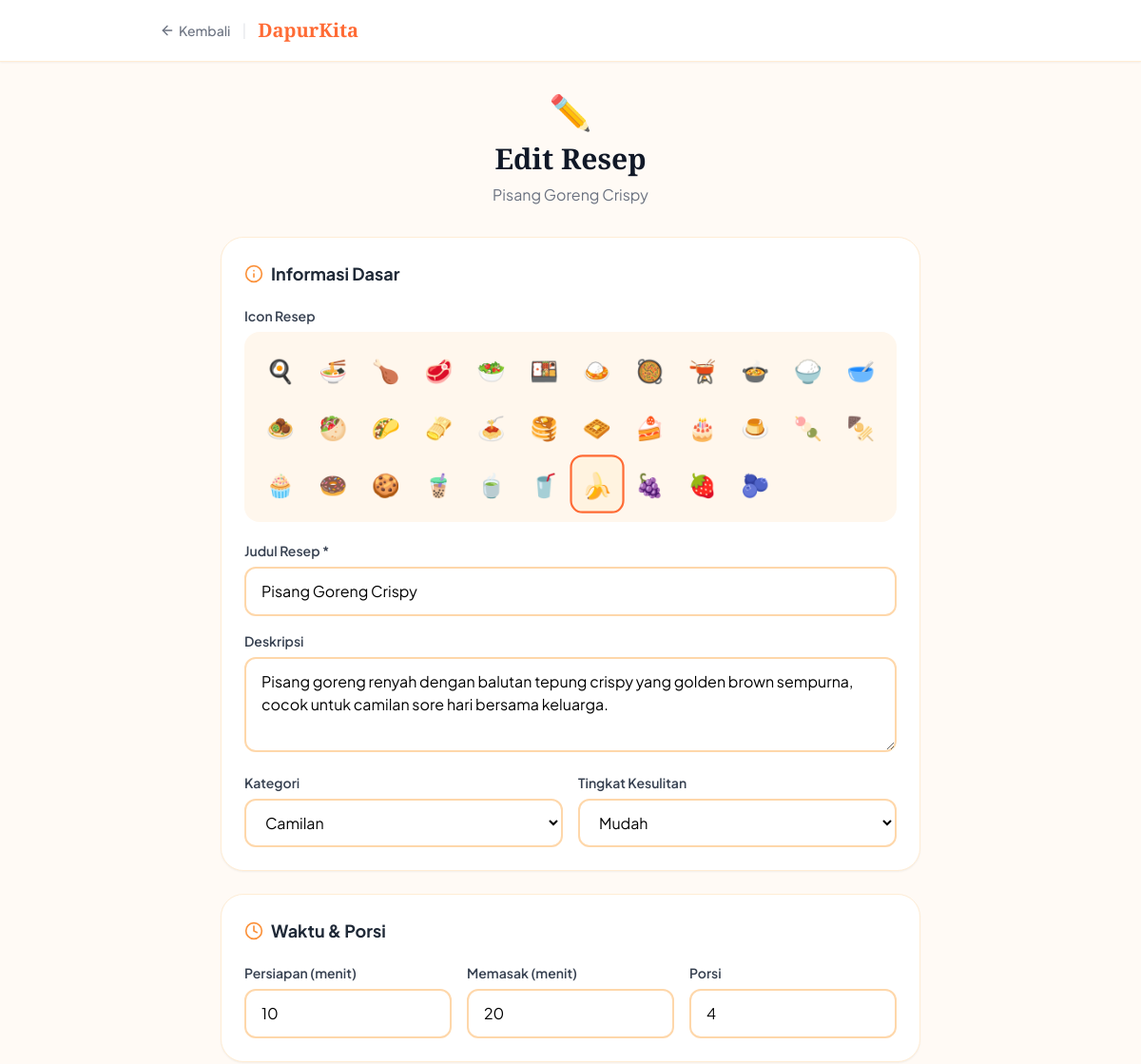
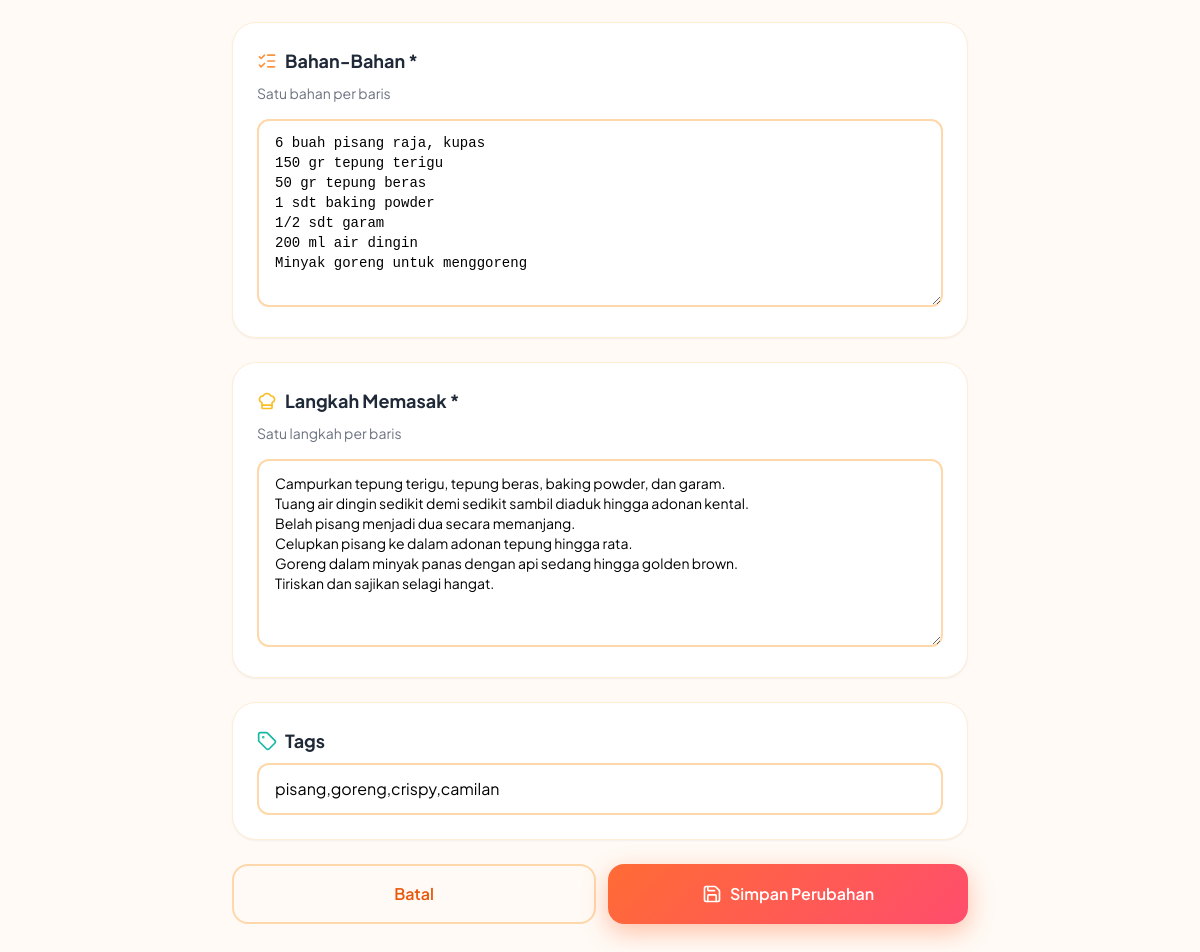
The app's page /edit.php?id=4 with its own data (2 pictures, top to bottom).
### tables this page shows
CREATE TABLE recipes (
        id INTEGER PRIMARY KEY AUTOINCREMENT,
        title TEXT NOT NULL,
        description TEXT,
        category_id INTEGER,
        prep_time INTEGER,
        cook_time INTEGER,
        servings INTEGER,
        difficulty TEXT,
        image_emoji TEXT,
        ingredients TEXT,
        steps TEXT,
        tags TEXT,
        created_at DATETIME DEFAULT CURRENT_TIMESTAMP,
        FOREIGN KEY(category_id) REFERENCES categories(id)
    );

CREATE TABLE categories (
        id INTEGER PRIMARY KEY AUTOINCREMENT,
        name TEXT NOT NULL,
        icon TEXT NOT NULL,
        color TEXT NOT NULL
    );

### edit.php (the view, shortened to what this page needs)
<?php
$db = initDB();
$id = isset($_GET['id']) ? (int)$_GET['id'] : 0;
$stmt = $db->prepare("SELECT * FROM recipes WHERE id = :id");
$stmt->bindValue(':id', $id);
$stmt->execute();
$recipe = $stmt->fetch(PDO::FETCH_ASSOC);
$categories = [];
$catResult = $db->query("SELECT * FROM categories");
while ($row = $catResult->fetch(PDO::FETCH_ASSOC)) $categories[] = $row;
$ingredients = json_decode($recipe['ingredients'], true) ?: [];
$steps = json_decode($recipe['steps'], true) ?: [];
$ingText = is_array($_POST['ingredients'] ?? null) ? $_POST['ingredients'] : implode("\n", $ingredients);
$stepsText = is_array($_POST['steps'] ?? null) ? $_POST['steps'] : implode("\n", $steps);
$emojis = ['🍳', '🍜', '🍗', '🥩', '🥗', '🍱', '🍛', '🥘', '🫕', '🍲', '🍚', '🥣', '🧆', '🥙', '🌮', '🫔', '🍝', '🥞', '🧇', '🍰', '🎂', '🍮', '🍡', '🍢', '🧁', '🍩', '🍪', '🧋', '🍵', '🥤', '🍌', '🍇', '🍓', '🫐'];
?>
<!DOCTYPE html>
<html lang="id">
<head>
    <script src="https://cdn.tailwindcss.com"></script>
</head>
<body class="min-h-screen">
    <nav class="bg-white shadow-sm sticky top-0 z-50 border-b border-orange-100">
        <div class="max-w-4xl mx-auto px-4 h-16 flex items-center gap-3">
            <a href="detail.php?id=<?= $id ?>" class="flex items-center gap-1 text-gray-500 hover:text-orange-500 transition text-sm font-medium">
                <i data-lucide="arrow-left" class="w-4 h-4"></i> Kembali
            </a>
            <span class="text-gray-200">|</span>
            <a href="index.php" class="text-xl font-bold" style="font-family:'Playfair Display',serif; color:#FF6B35;">DapurKita</a>
        </div>
    </nav>
    <div class="max-w-3xl mx-auto px-4 py-8">
        <div class="text-center mb-8">
            <div class="text-4xl mb-3">✏️</div>
            <h1 class="text-3xl font-bold font-display text-gray-900">Edit Resep</h1>
            <p class="text-gray-500 mt-2"><?= htmlspecialchars($recipe['title']) ?></p>
        </div>
        <form method="POST" class="space-y-6">
            <div class="bg-white rounded-3xl p-6 border border-orange-100 shadow-sm">
                <h2 class="text-lg font-bold text-gray-800 mb-5 flex items-center gap-2">
                    <i data-lucide="info" class="w-5 h-5 text-orange-400"></i> Informasi Dasar
                </h2>
                <div class="mb-5">
                    <label class="form-label">Icon Resep</label>
                    <div class="grid grid-cols-8 sm:grid-cols-12 gap-1 p-3 bg-orange-50 rounded-2xl">
                        <?php foreach ($emojis as $e): ?>
                            <div class="emoji-option <?= $recipe['image_emoji'] == $e ? 'selected' : '' ?>" onclick="selectEmoji('<?= $e ?>', this)"><?= $e ?></div>
                        <?php endforeach; ?>
                    </div>
                </div>
                <div class="mb-4">
                    <label class="form-label">Judul Resep *</label>
                    <input type="text" name="title" class="form-input" value="<?= htmlspecialchars($recipe['title']) ?>" required>
                </div>
                <div class="mb-4">
                    <label class="form-label">Deskripsi</label>
                    <textarea name="description" class="form-input" rows="3"><?= htmlspecialchars($recipe['description']) ?></textarea>
                </div>
                <div class="grid grid-cols-2 gap-4">
                    <div>
                        <label class="form-label">Kategori</label>
                        <select name="category_id" class="form-input">
                            <?php foreach ($categories as $cat): ?>
                                <option value="<?= $cat['id'] ?>" <?= $recipe['category_id'] == $cat['id'] ? 'selected' : '' ?>><?= htmlspecialchars($cat['name']) ?></option>
                            <?php endforeach; ?>
                        </select>
                    </div>
                    <div>
                        <label class="form-label">Tingkat Kesulitan</label>
                        <select name="difficulty" class="form-input">
                            <?php foreach (['Mudah', 'Sedang', 'Sulit'] as $d): ?>
                                <option value="<?= $d ?>" <?= $recipe['difficulty'] == $d ? 'selected' : '' ?>><?= $d ?></option>
                            <?php endforeach; ?>
                        </select>
                    </div>
                </div>
            </div>
            <div class="bg-white rounded-3xl p-6 border border-orange-100 shadow-sm">
                <h2 class="text-lg font-bold text-gray-800 mb-5 flex items-center gap-2">
                    <i data-lucide="clock" class="w-5 h-5 text-orange-400"></i> Waktu & Porsi
                </h2>
                <div class="grid grid-cols-3 gap-4">
                    <div>
                        <label class="form-label">Persiapan (menit)</label>
                        <input type="number" name="prep_time" class="form-input" min="0" value="<?= $recipe['prep_time'] ?>">
                    </div>
                    <div>
                        <label class="form-label">Memasak (menit)</label>
                        <input type="number" name="cook_time" class="form-input" min="0" value="<?= $recipe['cook_time'] ?>">
                    </div>
                    <div>
                        <label class="form-label">Porsi</label>
                        <input type="number" name="servings" class="form-input" min="1" value="<?= $recipe['servings'] ?>">
                    </div>
                </div>
            </div>
            <div class="bg-white rounded-3xl p-6 border border-orange-100 shadow-sm">
                <h2 class="text-lg font-bold text-gray-800 mb-2 flex items-center gap-2">
                    <i data-lucide="list-checks" class="w-5 h-5 text-orange-400"></i> Bahan-Bahan *
                </h2>
                <p class="text-gray-500 text-sm mb-4">Satu bahan per baris</p>
                <textarea name="ingredients" class="form-input font-mono text-sm" rows="8"><?= htmlspecialchars(is_string($ingText) ? $ingText : implode("\n", $ingredients)) ?></textarea>
            </div>
            <div class="bg-white rounded-3xl p-6 border border-orange-100 shadow-sm">
                <h2 class="text-lg font-bold text-gray-800 mb-2 flex items-center gap-2">
                    <i data-lucide="chef-hat" class="w-5 h-5 text-amber-400"></i> Langkah Memasak *
                </h2>
                <p class="text-gray-500 text-sm mb-4">Satu langkah per baris</p>
                <textarea name="steps" class="form-input text-sm" rows="8"><?= htmlspecialchars(is_string($stepsText) ? $stepsText : implode("\n", $steps)) ?></textarea>
            </div>
            <div class="bg-white rounded-3xl p-6 border border-orange-100 shadow-sm">
                <h2 class="text-lg font-bold text-gray-800 mb-2 flex items-center gap-2">
                    <i data-lucide="tag" class="w-5 h-5 text-teal-500"></i> Tags
                </h2>
                <input type="text" name="tags" class="form-input" placeholder="ayam, goreng, pedas" value="<?= htmlspecialchars($recipe['tags']) ?>">
            </div>
            <div class="flex gap-3">
                <a href="detail.php?id=<?= $id ?>" class="flex-1 py-4 border-2 border-orange-200 text-orange-600 rounded-2xl font-semibold text-center hover:bg-orange-50 transition">
                    Batal
                </a>
                <button type="submit" class="floating-btn flex-1 py-4 text-white rounded-2xl font-semibold flex items-center justify-center gap-2">
                    <i data-lucide="save" class="w-5 h-5"></i>
                    Simpan Perubahan
                </button>
            </div>
        </form>
    </div>
</body>
</html>

### edit.php (style rules this page uses)
body { font-family: 'Plus Jakarta Sans', sans-serif; background-color: #FFFAF5; }
.font-display { font-family: 'Playfair Display', serif; }
.form-input { border: 2px solid #FED7AA; border-radius: 12px; padding: 12px 16px; width: 100%; background: white; transition: all 0.2s; font-family: 'Plus Jakarta Sans', sans-serif; }
.form-label { font-weight: 600; color: #374151; margin-bottom: 6px; display: block; font-size: 14px; }
.emoji-option { cursor: pointer; padding: 8px; border-radius: 12px; font-size: 24px; border: 2px solid transparent; transition: all 0.2s; text-align: center; }
.emoji-option.selected { background: #FFF3E0; border-color: #FF6B35; transform: scale(1.1); }
.floating-btn { background: linear-gradient(135deg, #FF6B35, #FF4D6D); box-shadow: 0 8px 25px rgba(255, 107, 53, 0.4); }

### records on screen
recipes: title "Pisang Goreng Crispy", description "Pisang goreng renyah dengan balutan tepung crispy yang golden brown sempurna, cocok untuk camilan sore hari bersama keluarga.", category_id "Camilan", difficulty "Mudah", prep_time "10", cook_time "20", servings "4", ingredients "6 buah pisang raja, kupas 150 gr tepung terigu 50 gr tepung beras 1 sdt baking powder 1/2 sdt garam 200 ml air dingin Minyak goreng untuk menggoreng", steps "Campurkan tepung terigu, tepung beras, baking powder, dan garam. Tuang air dingin sedikit demi sedikit sambil diaduk hingga adonan kental. Belah pisang menjadi dua secara memanjang. Celupkan pisang ke dalam adonan tepung hingga rata. Goreng dalam minyak panas dengan api sedang hingga golden brown. Tiriskan dan sajikan selagi hangat.", tags "pisang,goreng,crispy,camilan"

### other values on screen
$e "🍳"
$e "🍜"
$e "🍗"
$e "🥩"
$e "🥗"
$e "🍱"
$e "🍛"
$e "🥘"
$e "🫕"
$e "🍲"
$e "🍚"
$e "🥣"
$e "🧆"
$e "🥙"
$e "🌮"
